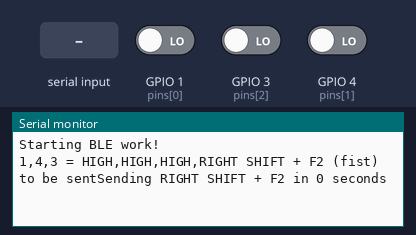
Bench run of a program on a simulated ESP32-C3. Shown: the last lines printed to the serial monitor. The inputs (shaded band) are chosen by the test bench; at power-on: GPIO 1 (pins[0]) LOW, GPIO 3 (pins[2]) LOW, GPIO 4 (pins[1]) LOW. USB keyboard and mouse output is not drawn.

Above: at 1.2 s.
1.3 s: GPIO 1 (pins[0]) driven HIGH
At 2.5 s:
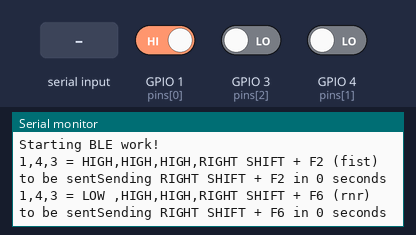
2.8 s: GPIO 3 (pins[2]) driven HIGH
At 3.9 s:
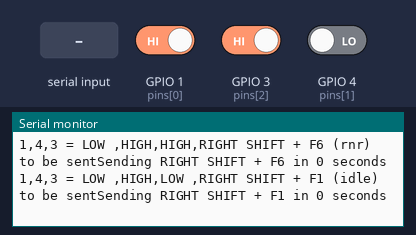
4.3 s: GPIO 4 (pins[1]) driven HIGH
At 5.2 s:
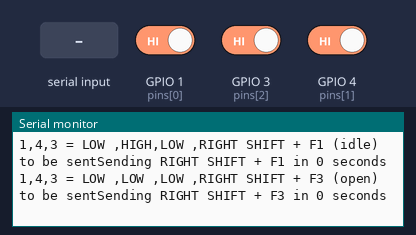
5.8 s: "F\n" received over Serial
At 6.6 s:
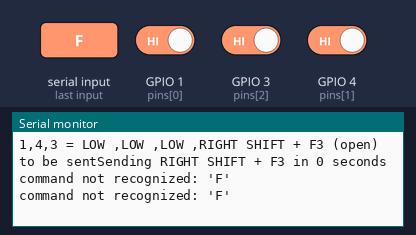
7.3 s: "L\n" received over Serial
At 7.8 s:
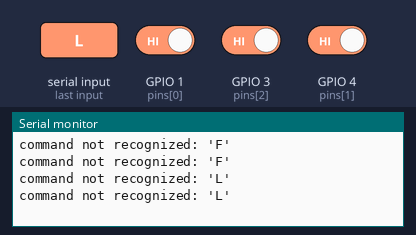
8.8 s: "R\n" received over Serial
At 10.2 s:
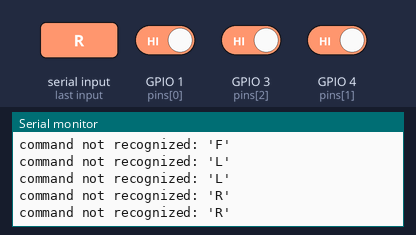

Measured:
- after the input at 1.3 s, the serial monitor: prints a new line at once (image 1)
- after the input at 2.8 s, the serial monitor: prints a new line at once (image 2)
- after the input at 4.3 s, the serial monitor: prints a new line at once (image 3)
- after the input at 5.8 s, the serial monitor: prints a new line at once (image 4)
- after the input at 7.3 s, the serial monitor: prints a new line at once (image 5)
- after the input at 8.8 s, the serial monitor: prints a new line at once (image 6)

The program:

main.cpp
```cpp
const int pins[] = { 1,4,3 }; // 入力用pin 3つのGPUO
// Questでいう ボタンセンサー（親指）、トリガー（人差し指）、グリップ（中指）の３ヶ所に対応
// PULLUPしておいて、スイッチおしたらGNDに落ちてLOWになるようにする
// HW PULLUPしてない場合は setup 内の pinMode でINPUT_PULLUPにする


#include <Arduino.h>
#include <BleKeyboard.h>

BleKeyboard bleKeyboard;


const char* pinsSeparator[] = { ",", ",", " = " }; // シリアル出力時の区切り文字 A,B,C = の体
const char* strSigns[] = { " ", "idle", "fist", "open", "point", "peace", "rnr", "gun", "thumbs up" }; // FN# to Hand-sign name
//const int fnkey2ges[] = { -1, 2, 7, 0, 5, 4, 6, 1, 3 }; // FN2 => gesture2, etc.
const int ges2fnkey[] = { 3, 7, 1, 8, 5, 4, 6, 2 }; // gesture0 => FN3, etc.
const int vkeyFn[] = { 0, KEY_F1, KEY_F2, KEY_F3, KEY_F4, KEY_F5, KEY_F6, KEY_F7, KEY_F8 };

void setup() {
  Serial.begin(115200);
  Serial.println("Starting BLE work!");
  bleKeyboard.begin();

  for ( int i = 0; i < sizeof(pins)/sizeof(int); i++ ) {
    pinMode(pins[i],INPUT); // HW で PULLUP してないときは INPUT_PULLUP に
  }
}

void SendFn(int n, bool left = false, uint8_t dsec = 3) // n=1 ならFN1を,  dsec秒後に、left or right SHIFT押下状態として送信
{
  if ( n < 1 || n > 8 ) { // 送信するのは FN1-FN8の間のみ
    Serial.printf("invalid number: %d", n);
    return;
  }
  Serial.printf("Sending %s SHIFT + F%d in %d seconds\n", left ? "LEFT": "RIGHT", n, dsec);
  if (dsec > 0) delay(dsec * 1000);
  bleKeyboard.press(left ? KEY_LEFT_SHIFT : KEY_RIGHT_SHIFT);
  bleKeyboard.press(vkeyFn[n]);
  delay(100);
  bleKeyboard.releaseAll();
}

// たとえば、Serial で LF1 と送れば、LEFT SHIFT+ F1 を3秒後に送出する(その3秒の間に、キー入力したいアプリをactiveにする)
void loopSerialCommand()
{
  if ( Serial.available()>0 ) {
    String cmd = Serial.readStringUntil('\n');
    if (bleKeyboard.isConnected()==false) { // BLE接続していない場合は送出しない
      Serial.printf("Not connected\n");
      return;
    }
    if (cmd.length() < 3 ){
      Serial.printf("command not recognized: '%s' \n", cmd.c_str());
    }

    char lr = cmd.charAt(0);
    char f  = cmd.charAt(1);
    char n  = cmd.charAt(2);
    if ( f == 'F' && (lr =='L' || lr =='R') ) { // LF/RF両方大文字のとき
      f += 0x20; // 小文字(ASCIIコード 大文字+0x20)にする
      lr += 0x20;
    }
    if ( f == 'f' && (lr =='l' || lr =='r') && (n >= '1' && n <= '8')) {
       n -= '0'; // '0'-'9' を  0-9のintに変換
       SendFn( (int)n, lr == 'l', 3);
    }
    else {
      Serial.printf("command not recognized: '%s' \n", cmd.c_str());
    }
  }
}

// loopごとにピンの状態をチェックして、0-7の値を得て、右シフト＋FN1-8を送出する
void checkPin() {
  static int lastSent = 9;
  String out;
  for ( int i = 0; i < sizeof(pins)/sizeof(int); i++ ) {
    out += String(pins[i]);
    out += pinsSeparator[i];
  }
  int bits = 0;
  for ( int i = 0; i < sizeof(pins)/sizeof(int); i++ ) {
    int n = digitalRead(pins[i]) == HIGH ? 0:1;
    bits += n << i;
    out += n == HIGH ? "HIGH," : "LOW ,";
  }
  int key = ges2fnkey[bits];
  if ( key >= 0 )  {
    if ( key != lastSent ){
      Serial.print(out);
      Serial.printf("RIGHT SHIFT + F%d (%s) to be sent", key, strSigns[key]);
      SendFn( key, false, 0 );
      lastSent = key;
    }
  }
}

void loop() {
  loopSerialCommand();
  checkPin();
  delay(100);
}
```
